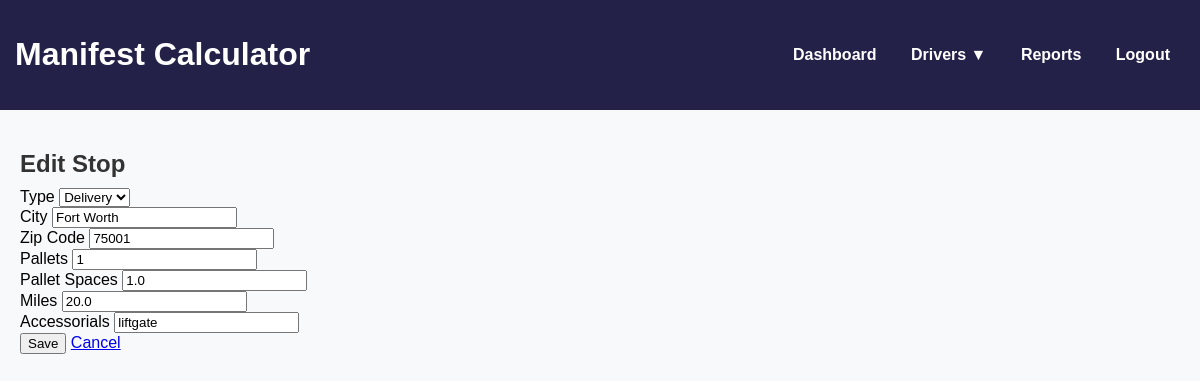
/edit_stop/1/1, run on the app's committed database.
### models.py (models this page shows)
class Stop(db.Model):
    id = db.Column(db.Integer, primary_key=True)
    manifest_id = db.Column(db.Integer, db.ForeignKey('manifest.id'), nullable=False)
    type = db.Column(db.String(20))   # Delivery / Pickup
    city = db.Column(db.String(100))
    zip_code = db.Column(db.String(10))
    zone = db.Column(db.String(5))
    pallets = db.Column(db.Integer)
    pallet_spaces = db.Column(db.Float)
    miles = db.Column(db.Float, default=0.0)
    rate = db.Column(db.Float)        # lookup from zone table
    accessorials = db.Column(db.String(200))
    total = db.Column(db.Float)       # rate + extras
    manifest = db.relationship('Manifest', back_populates='stops')

### app.py (the view, shortened to what this page needs)
@app.route("/edit_stop/<int:stop_id>/<int:manifest_id>", methods=["GET", "POST"])
def edit_stop(stop_id, manifest_id):
    stop = Stop.query.get_or_404(stop_id)
    return render_template("edit_stop.html", stop=stop, manifest_id=manifest_id)

### app.py (called while the page is built)
@app.context_processor
def inject_drivers():
    all_drivers = Driver.query.order_by(Driver.name).all()
    return dict(all_drivers=all_drivers)

### templates/edit_stop.html (shortened to what this page needs)
{% extends "base.html" %}
{% block content %}
<h2>Edit Stop</h2>
<form method="POST">
  <div>
    <label>Type</label>
    <select name="type">
        <option value="DELIVERY" {% if stop.type == "DELIVERY" %}selected{% endif %}>Delivery</option>
    </select>
  </div>
  <div>
    <label>City</label>
    <input type="text" name="city" value="{{ stop.city }}" required>
  </div>
  <div>
    <label>Zip Code</label>
    <input type="text" name="zip_code" value="{{ stop.zip_code }}" required>
  </div>
  <div>
    <label>Pallets</label>
    <input type="number" name="pallets" value="{{ stop.pallets }}" required>
  </div>
  <div>
    <label>Pallet Spaces</label>
    <input type="number" step="0.5" name="pallet_spaces" value="{{ stop.pallet_spaces }}" required>
  </div>
  <div>
    <label>Miles</label>
    <input type="number" step="0.1" name="miles" value="{{ stop.miles }}" {% if stop.zone %}readonly{% endif %}>
  </div>
  <div>
    <label>Accessorials</label>
    <input type="text" name="accessorials" value="{{ stop.accessorials }}">
  </div>
  <button type="submit" class="btn btn-success">Save</button>
  <a href="{{ url_for('manifest_detail', manifest_id=manifest_id) }}" class="btn btn-secondary">Cancel</a>
</form>
{% endblock %}

### static/css/style.css (style rules this page uses)
body { font-family: Arial, sans-serif; margin: 0; background: #f8f9fa; }
h2 { margin-bottom: 10px; color: #333; }

### data on the page
Stop: type "Delivery", city "Fort Worth", zip_code "75001", pallets "1", pallet_spaces "1.0", miles "20.0", accessorials "liftgate"
